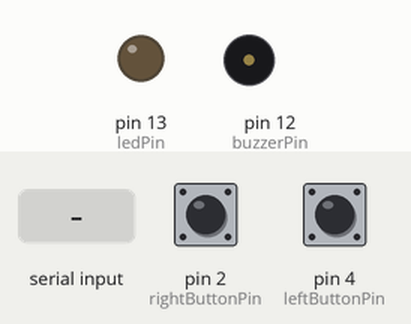
Bench run of a sketch on a simulated Arduino Uno, built with avr-gcc and run on an emulated ATmega328P. Shown: output pins drawn as LEDs (lit = HIGH), buzzer (waves = sounding). Inputs (shaded band) come from the test bench; at power-on: pin 2 (rightButtonPin) HIGH, pin 4 (leftButtonPin) HIGH. What the sketch prints to the serial monitor is not drawn.

Above: at 1.2 s.
1.3 s: "1" received over Serial
At 2.1 s:
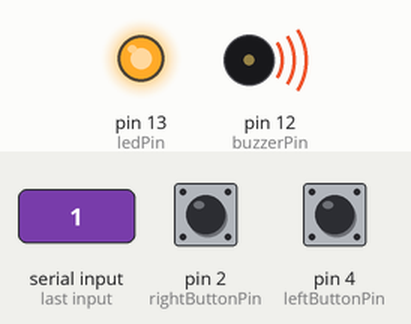
3.8 s: "2" received over Serial
At 3.9 s:
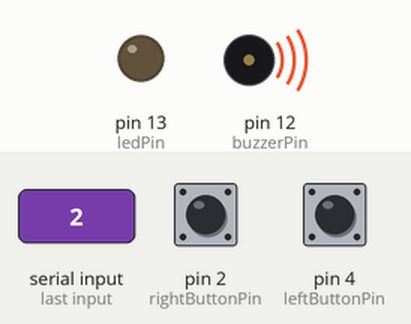
Timing chart, 0 to 6.8 s (numbered marks = the images above; inputs shaded):
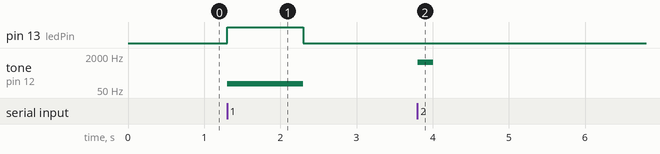

The sketch:

sketch_nov27a.ino
```cpp
const int ledPin = 13; // Pin para el LED
const int buzzerPin = 12; // Pin para el buzzer
const int rightButtonPin = 2; // Pin digital para el botón de mover a la derecha
const int leftButtonPin = 4; // Pin digital para el botón de mover a la izquierda

void setup() {
 pinMode(rightButtonPin, INPUT_PULLUP);
 pinMode(leftButtonPin, INPUT_PULLUP);
 pinMode(ledPin, OUTPUT); // Configura el pin del LED como salida
 pinMode(buzzerPin, OUTPUT); // Configura el pin del buzzer como salida
 Serial.begin(9600); // Inicia la comunicación serial a 9600 bps
}

void loop() {
 // Lee el estado de los botones
 int rightButtonState = digitalRead(rightButtonPin);
 int leftButtonState = digitalRead(leftButtonPin);

 // Envia el estado de los botones por el puerto serie
 Serial.print(rightButtonState);
 Serial.print(",");
 Serial.println(leftButtonState);

 // Lee el valor enviado desde Python
 if (Serial.available() > 0) {
  char received = Serial.read();
  if (received == '1') {
    digitalWrite(ledPin, HIGH); // Enciende el LED
    tone(buzzerPin, 100); // Sonido a 1000 Hz
    delay(1000); // Espera 1 segundo
    noTone(buzzerPin); // Detiene el sonido
    digitalWrite(ledPin, LOW);
  }
  if (received == '2'){
    tone(buzzerPin,1000,200);
 }
 }


 delay(100); // Pequeño retardo para evitar saturar el puerto serie
}
```

Measured:
- after the input at 1.3 s, pin 13 (ledPin): LOW → HIGH at once, → LOW 1.0 s later; tone on pin 12 (buzzerPin): silent → 100 Hz at once, → silent 1.0 s later
- after the input at 3.8 s, tone on pin 12 (buzzerPin): silent → 1000 Hz at once, → silent 0.20 s later
